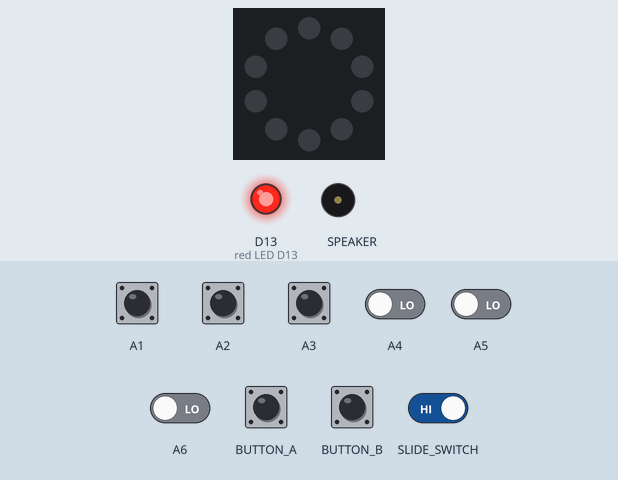
The program below on a simulated Circuit Playground running CircuitPython. On the bench: the board's ring of 10 RGB LEDs (number 0 left of the top, counting anticlockwise), output pins drawn as LEDs (lit = HIGH), buzzer (waves = sounding). The inputs (shaded band) are chosen by the test bench; at power-on: A1–6 LOW. Dim RGB values are drawn brighter than linear; touch pads read as touched when driven HIGH; audio playback is drawn as a buzzer.

Above: at 1.2 s.
1.3 s: A1 pulled HIGH for 0.15 s
At 1.37 s:
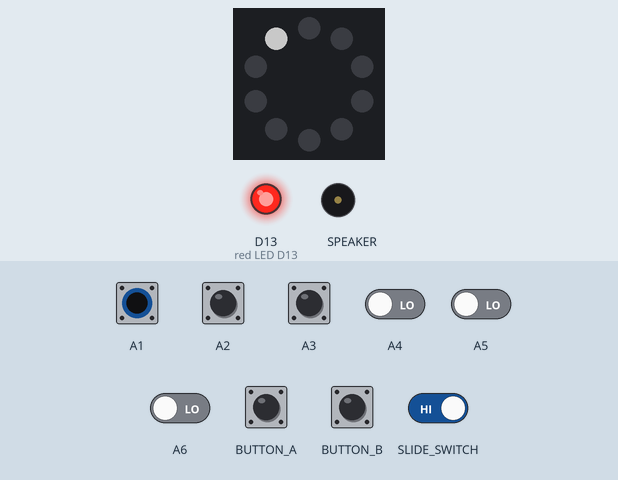
2.9 s: button A pressed for 0.15 s
At 3.7 s:
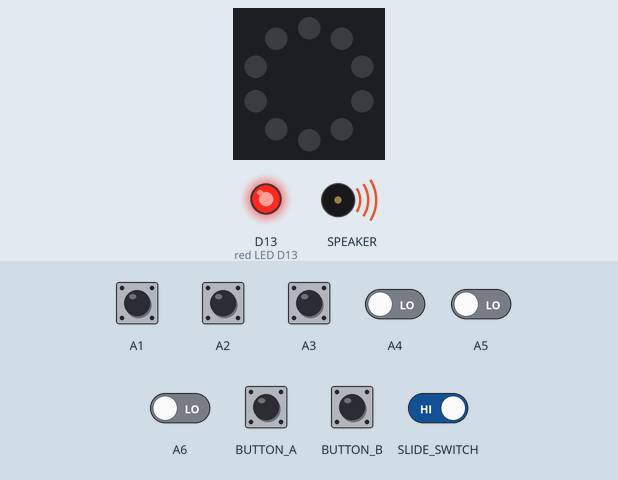
5.4 s: slide switch moved to the right
At 5.7 s:
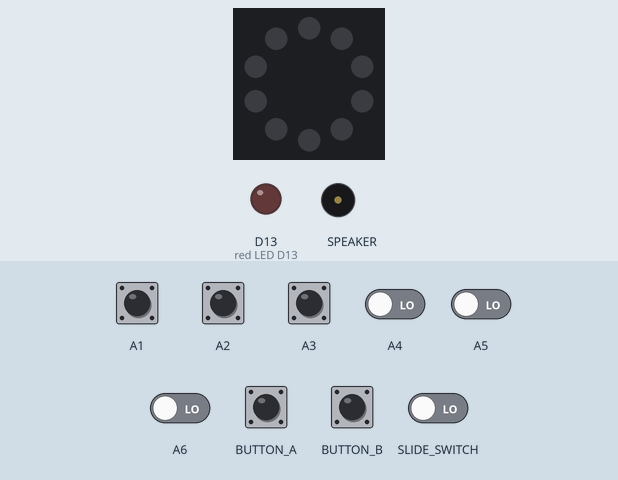
6.9 s: button B pressed for 0.15 s
At 8.2 s:
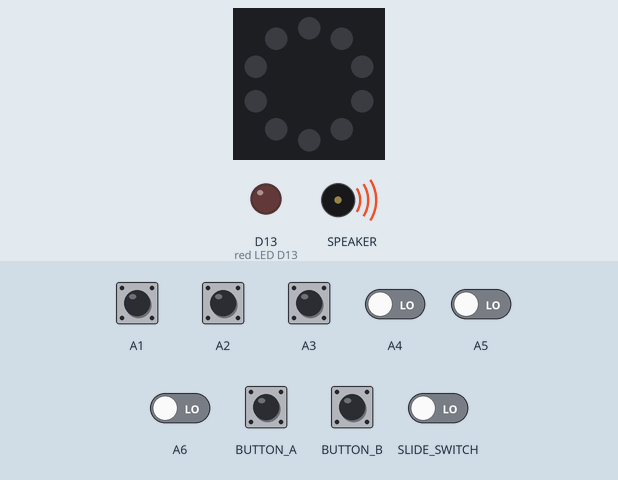
10.0 s: A2 pulled HIGH for 0.15 s
At 10.07 s:
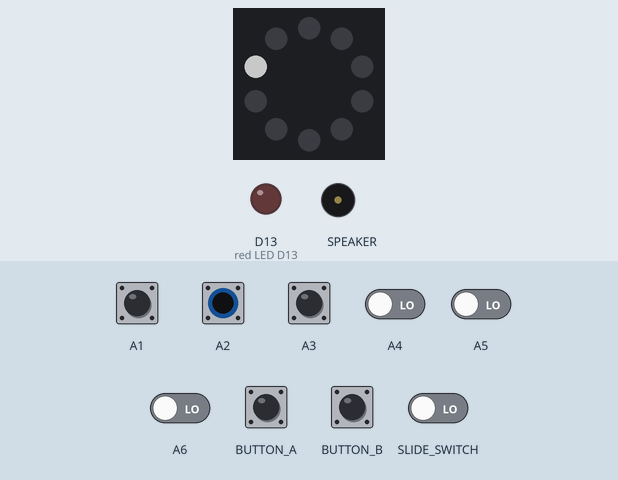
11.6 s: A3 pulled HIGH for 0.15 s
At 11.67 s:
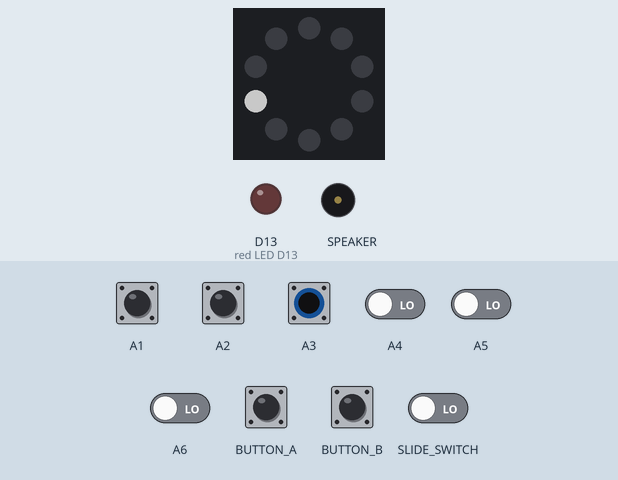
Timing chart, 0 to 14.2 s (numbered marks = the images above; inputs shaded):
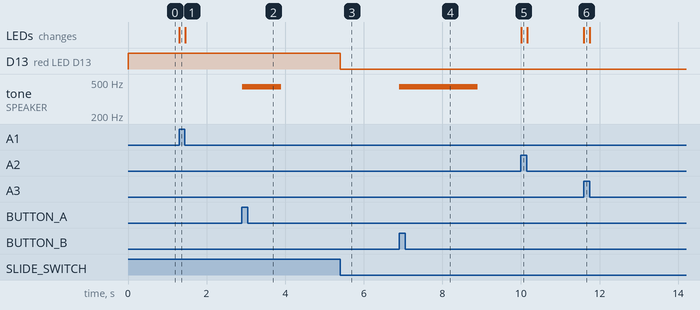

The program:

code.py
```python
from adafruit_circuitplayground import cp
import time

while True:

    #test the slider switch
    if cp.switch:
        cp.red_led = True
    else:
        cp.red_led = False

    #test A and B buttons
    if cp.button_a:
        cp.play_file("drum_cowbell.wav")

    if cp.button_b:
        cp.play_file("elec_hi_snare.wav")
        cp.play_file("elec_hi_snare.wav")

    #test capacitive Touch Pads A1 - A6
    if cp.touch_A1:
        cp.pixels[0] = (100, 100, 100)
    else:
        cp.pixels[0] = (0, 0, 0)

    if cp.touch_A2:
        cp.pixels[1] = (100, 100, 100)
    else:
        cp.pixels[1] = (0, 0, 0)

    if cp.touch_A3:
        cp.pixels[2] = (100, 100, 100)
    else:
        cp.pixels[2] = (0, 0, 0)

    if cp.touch_A4:
        cp.pixels[3] = (100, 100, 100)
    else:
        cp.pixels[3] = (0, 0, 0)

    if cp.touch_A5:
        cp.pixels[4] = (100, 100, 100)
    else:
        cp.pixels[4] = (0, 0, 0)

    if cp.touch_A6:
        cp.pixels[5] = (100, 100, 100)
    else:
        cp.pixels[5] = (0, 0, 0)
```

Measured:
- after the input at 1.3 s, the LEDs: change at once (image 1)
- after the input at 2.9 s, tone on SPEAKER: silent → 440 Hz at once, → silent 1.0 s later
- after the input at 5.4 s, D13 (red LED D13): HIGH → LOW at once
- after the input at 6.9 s, tone on SPEAKER: silent → 440 Hz at once, → silent 2.0 s later
- after the input at 10.0 s, the LEDs: change at once (image 5)
- after the input at 11.6 s, the LEDs: change at once (image 6)
